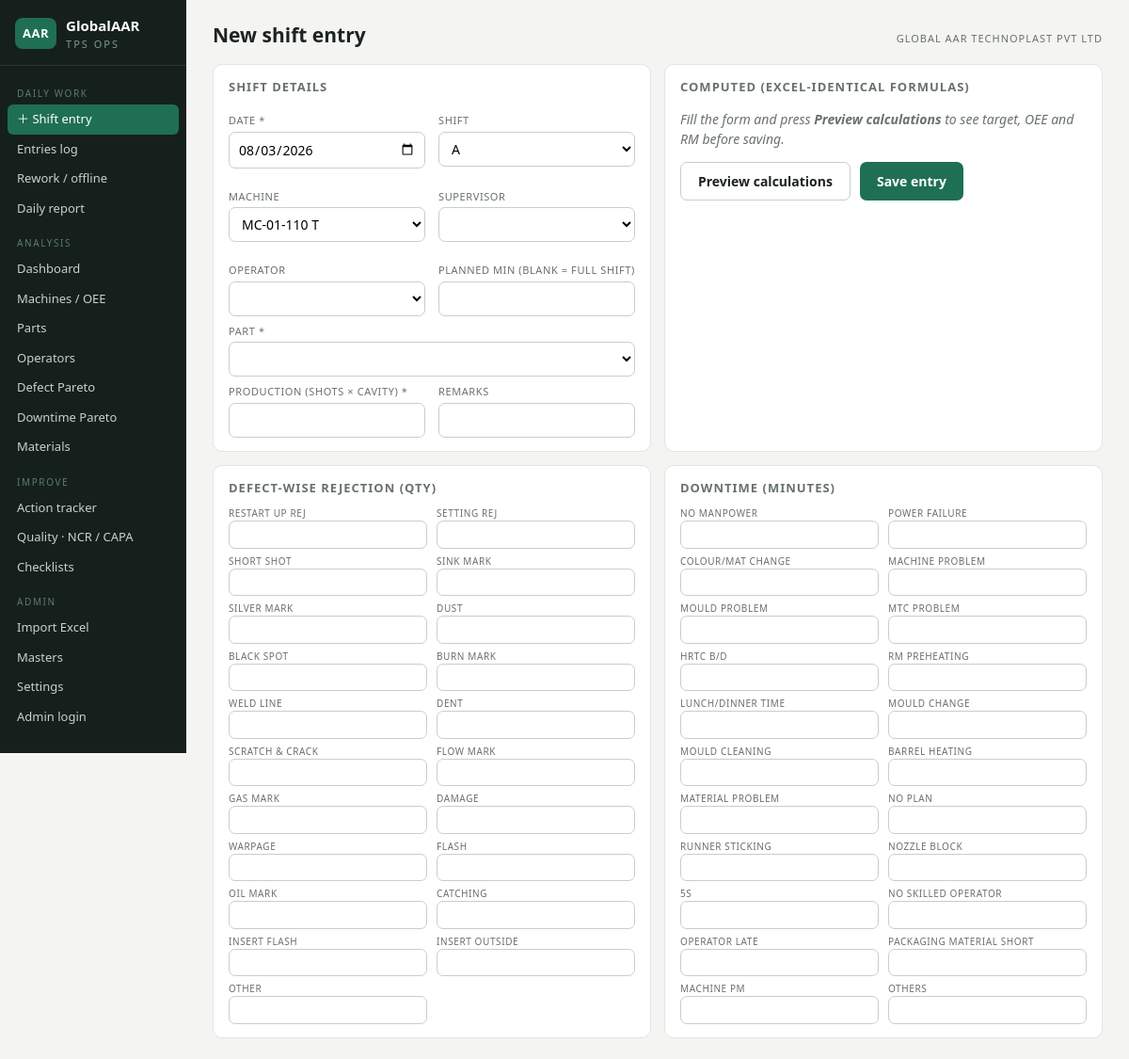
The page /entry on the database its author committed.
### tables this page shows
CREATE TABLE settings (
    key TEXT PRIMARY KEY, value TEXT
);

CREATE TABLE defect_types (
    id INTEGER PRIMARY KEY, name TEXT UNIQUE NOT NULL, sort INTEGER, active INTEGER DEFAULT 1
);

CREATE TABLE downtime_reasons (
    id INTEGER PRIMARY KEY, name TEXT UNIQUE NOT NULL, sort INTEGER, active INTEGER DEFAULT 1
);

### app/main.py (the view)
@app.get("/entry", response_class=HTMLResponse)
@app.get("/entry/{entry_id}/edit", response_class=HTMLResponse)
def entry_form(request: Request, entry_id: int | None = None):
    con = get_db()
    entry, defects, downtime = None, {}, {}
    if entry_id:
        entry = con.execute("SELECT * FROM shift_entries WHERE id=?", (entry_id,)).fetchone()
        defects = {r["defect"]: r["qty"] for r in con.execute(
            "SELECT * FROM entry_defects WHERE entry_id=?", (entry_id,))}
        downtime = {r["reason"]: r["minutes"] for r in con.execute(
            "SELECT * FROM entry_downtime WHERE entry_id=?", (entry_id,))}
    return render(request, "entry_form.html", con, m=masters_lists(con), entry=entry,
                  defects=defects, downtime=downtime, computed=None,
                  today=date.today().isoformat())

### app/templates/entry_form.html (shortened to what this page needs)
{% extends "base.html" %}
{% block heading %}{{ 'Edit' if entry and entry.id else 'New' }} shift entry{% endblock %}
{% block content %}
<form method="post" action="/entry">
  <div class="grid cols-2">
    <div class="card">
      <h2>Shift details</h2>
      <div class="grid cols-2">
        <div><label>Date *</label><input type="date" name="date" required value="{{ entry.date if entry else today }}"></div>
        <div><label>Shift</label><select name="shift">
          {% for s in ['A','B'] %}<option {{ 'selected' if entry and entry.shift==s }}>{{ s }}</option>{% endfor %}</select></div>
        <div><label>Machine</label><select name="machine">
          {% for x in m.machines %}<option {{ 'selected' if entry and entry.machine==x }}>{{ x }}</option>{% endfor %}</select></div>
        <div><label>Supervisor</label><select name="supervisor"><option value=""></option>
          {% for x in m.supervisors %}<option {{ 'selected' if entry and entry.supervisor==x }}>{{ x }}</option>{% endfor %}</select></div>
        <div><label>Operator</label><select name="operator"><option value=""></option>
          {% for x in m.operators %}<option {{ 'selected' if entry and entry.operator==x }}>{{ x }}</option>{% endfor %}</select></div>
        <div><label>Planned min (blank = full shift)</label>
          <input type="number" step="1" min="0" name="planned_min" value="{{ entry.planned_min if entry and entry.planned_min else '' }}"></div>
      </div>
      <label>Part *</label>
      <select name="part" required>
        <option value=""></option>
        {% for p in m.parts %}<option value="{{ p.name }}" {{ 'selected' if entry and entry.part==p.name }}>{{ p.name }} — {{ p.material_grade }}</option>{% endfor %}
      </select>
      <div class="grid cols-2">
        <div><label>Production (shots × cavity) *</label>
          <input type="number" step="1" min="0" name="production" required value="{{ entry.production if entry and entry.production is not none else '' }}"></div>
        <div><label>Remarks</label><input name="remarks" value="{{ entry.remarks or '' if entry else '' }}"></div>
      </div>
    </div>
    <div class="card">
      <h2>Computed (Excel-identical formulas)</h2>
      {% if computed %}
      <table>
        <tr><td>Target qty</td><td class="r">{{ computed.tgt_qty|num }}</td>
            <td>OK qty</td><td class="r">{{ computed.ok_qty|num }}</td></tr>
        <tr><td>Rejection</td><td class="r">{{ computed.rejection|num }}</td>
            <td>Rej %</td><td class="r">{{ computed.rej_pct|pct }}</td></tr>
        <tr><td>Efficiency</td><td class="r">{{ computed.eff_pct|pct }}</td>
            <td>Total downtime</td><td class="r">{{ computed.total_dt|num }} min</td></tr>
        <tr><td>Availability</td><td class="r">{{ computed.availability|pct }}</td>
            <td>Performance</td><td class="r">{{ computed.performance|pct }}</td></tr>
        <tr><td>Quality</td><td class="r">{{ computed.quality|pct }}</td>
            <td><b>OEE</b></td><td class="r"><b>{{ computed.oee|pct }}</b></td></tr>
        <tr><td>RM total</td><td class="r">{{ computed.total_rm_kg|num }} kg</td>
            <td>Runner</td><td class="r">{{ computed.runner_kg|num }} kg</td></tr>
      </table>
      {% else %}<p class="empty">Fill the form and press <b>Preview calculations</b> to see target, OEE and RM before saving.</p>{% endif %}
      <div style="margin-top:12px;display:flex;gap:10px">
        <button class="btn sec" name="action" value="preview">Preview calculations</button>
        <button class="btn" name="action" value="save">Save entry</button>
      </div>
    </div>
    <div class="card">
      <h2>Defect-wise rejection (qty)</h2>
      <div class="mini-grid">
        {% for d in m.defect_types %}
        <div><label>{{ d }}</label><input type="number" min="0" step="1" name="def__{{ d }}" value="{{ defects.get(d,'') }}"></div>
        {% endfor %}
      </div>
    </div>
    <div class="card">
      <h2>Downtime (minutes)</h2>
      <div class="mini-grid">
        {% for d in m.downtime_reasons %}
        <div><label>{{ d }}</label><input type="number" min="0" step="1" name="dt__{{ d }}" value="{{ downtime.get(d,'')|num if downtime.get(d) else '' }}"></div>
        {% endfor %}
      </div>
    </div>
  </div>
</form>
{% endblock %}

### app/templates/base.html (shortened to what this page needs)
<!doctype html>
<html lang="en">
<head>
<link rel="stylesheet" href="/static/style.css">
</head>
<body>
<aside class="nav no-print">
  <div class="brand">
    <div class="brand-mark">AAR</div>
    <div>
      <div class="brand-name">GlobalAAR</div>
      <div class="brand-sub">TPS Ops</div>
    </div>
  </div>
  <nav>
    <div class="nav-sec">Daily work</div>
    <a href="/entry" class="{{ 'on' if request.url.path.startswith('/entry') and not request.url.path.startswith('/entries') }}">＋ Shift entry</a>
    <a href="/entries" class="{{ 'on' if request.url.path.startswith('/entries') }}">Entries log</a>
    <a href="/rework" class="{{ 'on' if request.url.path.startswith('/rework') }}">Rework / offline</a>
    <a href="/daily" class="{{ 'on' if request.url.path.startswith('/daily') }}">Daily report</a>
    <div class="nav-sec">Analysis</div>
    <a href="/" class="{{ 'on' if request.url.path == '/' }}">Dashboard</a>
    <a href="/machines" class="{{ 'on' if request.url.path.startswith('/machines') }}">Machines / OEE</a>
    <a href="/parts-summary" class="{{ 'on' if request.url.path.startswith('/parts-summary') }}">Parts</a>
    <a href="/operators" class="{{ 'on' if request.url.path.startswith('/operators') }}">Operators</a>
    <a href="/defects" class="{{ 'on' if request.url.path.startswith('/defects') }}">Defect Pareto</a>
    <a href="/downtime" class="{{ 'on' if request.url.path.startswith('/downtime') }}">Downtime Pareto</a>
    <a href="/materials" class="{{ 'on' if request.url.path.startswith('/materials') }}">Materials</a>
    <div class="nav-sec">Improve</div>
    <a href="/actions" class="{{ 'on' if request.url.path.startswith('/actions') }}">Action tracker</a>
    <a href="/quality" class="{{ 'on' if request.url.path == '/quality' or request.url.path.startswith('/quality/capa') }}">Quality · NCR / CAPA</a>
    <a href="/quality/checklists" class="{{ 'on' if request.url.path.startswith('/quality/check') }}">Checklists</a>
    <div class="nav-sec">Admin</div>
    <a href="/import" class="{{ 'on' if request.url.path.startswith('/import') }}">Import Excel</a>
    <a href="/masters" class="{{ 'on' if request.url.path.startswith('/masters') }}">Masters</a>
    <a href="/settings" class="{{ 'on' if request.url.path.startswith('/settings') }}">Settings</a>
    {% if admin %}<a href="/logout">Log out (admin)</a>{% else %}<a href="/login">Admin login</a>{% endif %}
  </nav>
</aside>
<main>
  <header class="topbar no-print">
    <h1>{% block heading %}{% endblock %}</h1>
    <div class="co">{{ company }}</div>
  </header>
  {% block content %}{% endblock %}
</main>
</body>
</html>

### app/static/style.css (style rules this page uses)
:root { --bg:#f4f5f2; --panel:#ffffff; --ink:#1c2321; --muted:#68716d; --grid:#e2e5e0; --c1:#1f6f54; --c1-soft:#e3efe9; --c2:#c96f1e; --c2-soft:#f7ead9; --bad:#b3372f; --bad-soft:#f6e3e1; --good:#1f6f54; --warn:#a8760c; --warn-soft:#f5ecd7; --nav:#15201c; --nav-ink:#c8d2cc; }
* { box-sizing:border-box }
body { margin:0;font:14px/1.5 "Avenir Next","Segoe UI",system-ui,sans-serif;background:var(--bg);color:var(--ink);display:flex;min-height:100vh }
a { color:var(--c1) }
main { flex:1;padding:22px 28px;min-width:0;max-width:1200px }
.nav { width:198px;flex-shrink:0;background:var(--nav);color:var(--nav-ink);padding:16px 0;position:sticky;top:0;height:100vh;overflow-y:auto }
.brand { display:flex;gap:10px;align-items:center;padding:0 16px 14px;border-bottom:1px solid #2a3833 }
.brand-mark { background:var(--c1);color:#fff;font-weight:700;border-radius:8px;padding:7px 8px;font-size:13px;letter-spacing:.5px }
.brand-name { font-weight:700;color:#fff;font-size:15px }
.brand-sub { font-size:11px;letter-spacing:2px;text-transform:uppercase;color:#7d9a8d }
.nav nav { display:flex;flex-direction:column;padding:8px }
.nav-sec { font-size:10px;letter-spacing:1.6px;text-transform:uppercase;color:#5f7a6e;margin:14px 10px 4px }
.nav a { color:var(--nav-ink);text-decoration:none;padding:6px 10px;border-radius:6px;font-size:13px }
.nav a.on { background:var(--c1);color:#fff }
.topbar { display:flex;justify-content:space-between;align-items:baseline;margin-bottom:14px }
.topbar h1 { font-size:21px;margin:0 }
.co { font-size:11px;letter-spacing:1px;text-transform:uppercase;color:var(--muted) }
.grid { display:grid;gap:14px }
.cols-2 { grid-template-columns:1fr 1fr }
.card { background:var(--panel);border:1px solid var(--grid);border-radius:10px;padding:14px 16px }
.card h2 { font-size:13px;margin:0 0 10px;text-transform:uppercase;letter-spacing:1px;color:var(--muted) }
label { display:block;font-size:11px;text-transform:uppercase;letter-spacing:.6px;color:var(--muted);margin:8px 0 3px }
input,select,textarea { width:100%;padding:7px 9px;border:1px solid #c9cec9;border-radius:7px;font:inherit;background:#fff }
.btn { display:inline-block;background:var(--c1);color:#fff;border:none;border-radius:7px;padding:9px 18px;font:inherit;font-weight:600;cursor:pointer;text-decoration:none }
.btn.sec { background:#fff;color:var(--ink);border:1px solid #c9cec9 }
.mini-grid { display:grid;grid-template-columns:repeat(auto-fill,minmax(150px,1fr));gap:6px 10px }
.mini-grid label { margin:0;font-size:10px }
.mini-grid input { padding:4px 7px;font-size:13px }
.empty { color:var(--muted);font-style:italic }

### rows shown on the page
settings: value "GLOBAL AAR TECHNOPLAST PVT LTD"
defect_types: name "RESTART UP REJ"
defect_types: name "SETTING REJ"
defect_types: name "SHORT SHOT"
defect_types: name "SINK MARK"
defect_types: name "SILVER MARK"
defect_types: name "DUST"
defect_types: name "BLACK SPOT"
defect_types: name "BURN MARK"
defect_types: name "WELD LINE"
defect_types: name "DENT"
defect_types: name "SCRATCH & CRACK"
defect_types: name "FLOW MARK"
defect_types: name "GAS MARK"
defect_types: name "DAMAGE"
defect_types: name "WARPAGE"
defect_types: name "FLASH"
defect_types: name "OIL MARK"
defect_types: name "CATCHING"
defect_types: name "INSERT FLASH"
defect_types: name "INSERT OUTSIDE"
defect_types: name "OTHER"
downtime_reasons: name "NO MANPOWER"
downtime_reasons: name "POWER FAILURE"
downtime_reasons: name "COLOUR/MAT CHANGE"
downtime_reasons: name "MACHINE PROBLEM"
downtime_reasons: name "MOULD PROBLEM"
downtime_reasons: name "MTC PROBLEM"
downtime_reasons: name "HRTC B/D"
downtime_reasons: name "RM PREHEATING"
downtime_reasons: name "LUNCH/DINNER TIME"
downtime_reasons: name "MOULD CHANGE"
downtime_reasons: name "MOULD CLEANING"
downtime_reasons: name "BARREL HEATING"
downtime_reasons: name "MATERIAL PROBLEM"
downtime_reasons: name "NO PLAN"
downtime_reasons: name "RUNNER STICKING"
downtime_reasons: name "NOZZLE BLOCK"
downtime_reasons: name "5S"
downtime_reasons: name "NO SKILLED OPERATOR"
downtime_reasons: name "OPERATOR LATE"
downtime_reasons: name "PACKAGING MATERIAL SHORT"
downtime_reasons: name "MACHINE PM"
downtime_reasons: name "OTHERS"

### other values the page prints
{{ 'Edit' if entry and entry.id else 'New' }} "New"
form field shift "A"
form field machine "MC-01-110 T"
